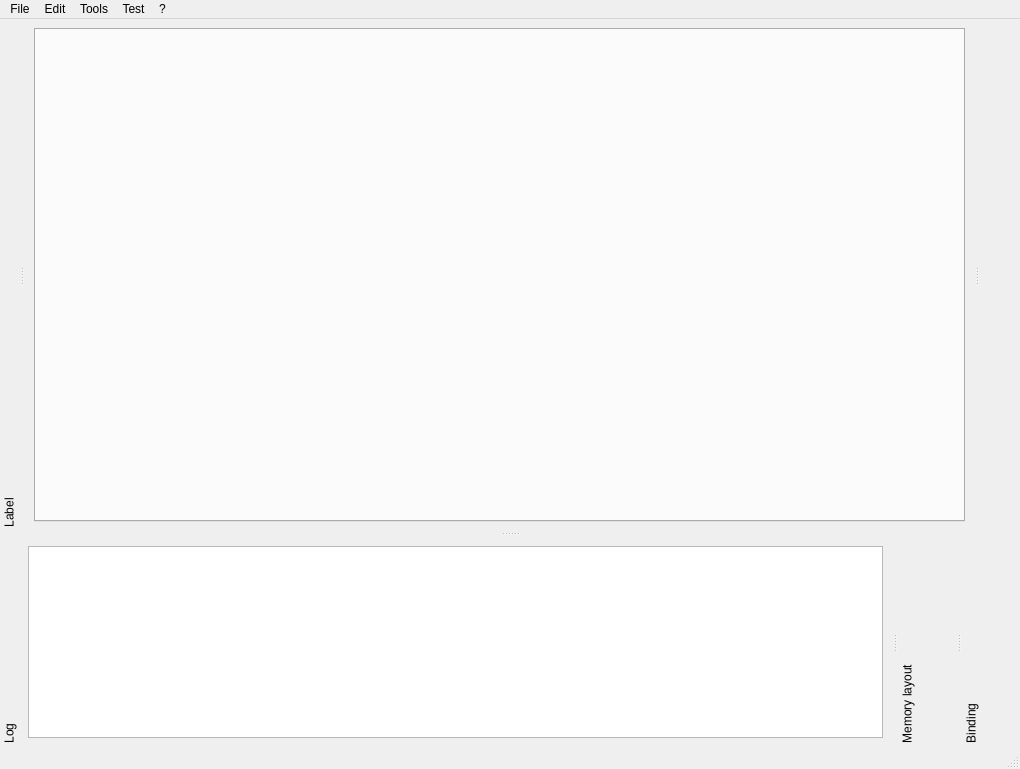
<?xml version="1.0" encoding="UTF-8"?>
<ui version="4.0">
 <class>MainWindow</class>
 <widget class="QMainWindow" name="MainWindow">
  <property name="geometry">
   <rect>
    <x>0</x>
    <y>0</y>
    <width>1020</width>
    <height>769</height>
   </rect>
  </property>
  <property name="acceptDrops">
   <bool>true</bool>
  </property>
  <property name="windowTitle">
   <string>Medusa</string>
  </property>
  <property name="windowIcon">
   <iconset resource="Resources.qrc">
    <normaloff>:/logo/medusa.png</normaloff>:/logo/medusa.png</iconset>
  </property>
  <property name="locale">
   <locale language="English" country="UnitedStates"/>
  </property>
  <property name="dockOptions">
   <set>QMainWindow::AllowNestedDocks|QMainWindow::AllowTabbedDocks|QMainWindow::AnimatedDocks|QMainWindow::ForceTabbedDocks|QMainWindow::VerticalTabs</set>
  </property>
  <widget class="QWidget" name="centralwidget">
   <layout class="QVBoxLayout" name="verticalLayout">
    <item>
     <widget class="QTabWidget" name="tabWidget">
      <property name="currentIndex">
       <number>-1</number>
      </property>
     </widget>
    </item>
   </layout>
  </widget>
  <widget class="QMenuBar" name="menubar">
   <property name="geometry">
    <rect>
     <x>0</x>
     <y>0</y>
     <width>1020</width>
     <height>22</height>
    </rect>
   </property>
   <widget class="QMenu" name="menuFile">
    <property name="title">
     <string>File</string>
    </property>
    <addaction name="actionOpen"/>
    <addaction name="actionClose"/>
    <addaction name="actionLoad"/>
    <addaction name="actionSave"/>
    <addaction name="actionQuit"/>
   </widget>
   <widget class="QMenu" name="menu">
    <property name="title">
     <string>?</string>
    </property>
    <addaction name="actionAbout"/>
   </widget>
   <widget class="QMenu" name="menuTools">
    <property name="title">
     <string>Tools</string>
    </property>
    <addaction name="actionGoto"/>
   </widget>
   <widget class="QMenu" name="menuEdit">
    <property name="title">
     <string>Edit</string>
    </property>
    <addaction name="actionSettings"/>
   </widget>
   <widget class="QMenu" name="menuTest">
    <property name="title">
     <string>Test</string>
    </property>
    <addaction name="actionSimpleAction"/>
   </widget>
   <addaction name="menuFile"/>
   <addaction name="menuEdit"/>
   <addaction name="menuTools"/>
   <addaction name="menuTest"/>
   <addaction name="menu"/>
  </widget>
  <widget class="QStatusBar" name="statusbar"/>
  <widget class="QDockWidget" name="logDock">
   <property name="features">
    <set>QDockWidget::DockWidgetMovable|QDockWidget::DockWidgetVerticalTitleBar</set>
   </property>
   <property name="allowedAreas">
    <set>Qt::BottomDockWidgetArea</set>
   </property>
   <property name="windowTitle">
    <string>Log</string>
   </property>
   <attribute name="dockWidgetArea">
    <number>8</number>
   </attribute>
   <widget class="QWidget" name="logDockWidgetContents">
    <layout class="QVBoxLayout" name="verticalLayout_3">
     <item>
      <widget class="QPlainTextEdit" name="logEdit">
       <property name="minimumSize">
        <size>
         <width>0</width>
         <height>0</height>
        </size>
       </property>
       <property name="readOnly">
        <bool>true</bool>
       </property>
      </widget>
     </item>
    </layout>
   </widget>
  </widget>
  <widget class="QDockWidget" name="labelDock">
   <property name="accessibleName">
    <string/>
   </property>
   <property name="features">
    <set>QDockWidget::DockWidgetMovable|QDockWidget::DockWidgetVerticalTitleBar</set>
   </property>
   <property name="allowedAreas">
    <set>Qt::LeftDockWidgetArea</set>
   </property>
   <property name="windowTitle">
    <string>Label</string>
   </property>
   <attribute name="dockWidgetArea">
    <number>1</number>
   </attribute>
   <widget class="QWidget" name="labelDockWidgetContents"/>
  </widget>
  <widget class="QDockWidget" name="addressDock">
   <property name="minimumSize">
    <size>
     <width>40</width>
     <height>400</height>
    </size>
   </property>
   <property name="features">
    <set>QDockWidget::NoDockWidgetFeatures</set>
   </property>
   <property name="allowedAreas">
    <set>Qt::RightDockWidgetArea</set>
   </property>
   <attribute name="dockWidgetArea">
    <number>2</number>
   </attribute>
   <widget class="QWidget" name="AddressDockContents"/>
  </widget>
  <widget class="QDockWidget" name="memAreaDock">
   <property name="features">
    <set>QDockWidget::DockWidgetMovable|QDockWidget::DockWidgetVerticalTitleBar</set>
   </property>
   <property name="windowTitle">
    <string>Memory layout</string>
   </property>
   <attribute name="dockWidgetArea">
    <number>8</number>
   </attribute>
  </widget>
  <widget class="QDockWidget" name="BindingDock">
   <property name="features">
    <set>QDockWidget::DockWidgetMovable|QDockWidget::DockWidgetVerticalTitleBar</set>
   </property>
   <property name="windowTitle">
    <string>Binding</string>
   </property>
   <attribute name="dockWidgetArea">
    <number>8</number>
   </attribute>
   <widget class="QWidget" name="BindingDockContents"/>
  </widget>
  <action name="actionOpen">
   <property name="icon">
    <iconset resource="Resources.qrc">
     <normaloff>:/icons/document-new.png</normaloff>:/icons/document-new.png</iconset>
   </property>
   <property name="text">
    <string>Open</string>
   </property>
   <property name="shortcut">
    <string>Ctrl+O</string>
   </property>
  </action>
  <action name="actionClose">
   <property name="enabled">
    <bool>false</bool>
   </property>
   <property name="icon">
    <iconset resource="Resources.qrc">
     <normaloff>:/icons/close.png</normaloff>:/icons/close.png</iconset>
   </property>
   <property name="text">
    <string>Close</string>
   </property>
   <property name="shortcut">
    <string>Ctrl+W</string>
   </property>
  </action>
  <action name="actionQuit">
   <property name="icon">
    <iconset resource="Resources.qrc">
     <normaloff>:/icons/quit.png</normaloff>:/icons/quit.png</iconset>
   </property>
   <property name="text">
    <string>Quit</string>
   </property>
   <property name="shortcut">
    <string notr="true">Ctrl+Q</string>
   </property>
  </action>
  <action name="actionAbout">
   <property name="icon">
    <iconset resource="Resources.qrc">
     <normaloff>:/icons/about.png</normaloff>:/icons/about.png</iconset>
   </property>
   <property name="text">
    <string>About</string>
   </property>
  </action>
  <action name="actionDisassembly">
   <property name="icon">
    <iconset resource="Resources.qrc">
     <normaloff>:/icons/view-disassembly.png</normaloff>:/icons/view-disassembly.png</iconset>
   </property>
   <property name="text">
    <string>Disassembly</string>
   </property>
   <property name="shortcut">
    <string>Ctrl+Shift+D</string>
   </property>
  </action>
  <action name="actionHexDump">
   <property name="text">
    <string>Hex Dump</string>
   </property>
   <property name="shortcut">
    <string>Ctrl+Shift+H</string>
   </property>
  </action>
  <action name="actionGoto">
   <property name="enabled">
    <bool>false</bool>
   </property>
   <property name="text">
    <string>Goto</string>
   </property>
   <property name="shortcut">
    <string>Ctrl+G</string>
   </property>
  </action>
  <action name="actionSettings">
   <property name="icon">
    <iconset resource="Resources.qrc">
     <normaloff>:/icons/settings.png</normaloff>:/icons/settings.png</iconset>
   </property>
   <property name="text">
    <string>Settings</string>
   </property>
  </action>
  <action name="actionJump_History">
   <property name="text">
    <string>Jump History</string>
   </property>
  </action>
  <action name="actionLog">
   <property name="icon">
    <iconset resource="Resources.qrc">
     <normaloff>:/icons/log.png</normaloff>:/icons/log.png</iconset>
   </property>
   <property name="text">
    <string>Log</string>
   </property>
  </action>
  <action name="actionData">
   <property name="text">
    <string>Data</string>
   </property>
  </action>
  <action name="actionCode">
   <property name="text">
    <string>Code</string>
   </property>
  </action>
  <action name="actionString">
   <property name="text">
    <string>String</string>
   </property>
  </action>
  <action name="actionImported">
   <property name="text">
    <string>Imported</string>
   </property>
  </action>
  <action name="actionExported">
   <property name="text">
    <string>Exported</string>
   </property>
  </action>
  <action name="actionSave">
   <property name="icon">
    <iconset resource="Resources.qrc">
     <normaloff>:/icons/document-save.png</normaloff>:/icons/document-save.png</iconset>
   </property>
   <property name="text">
    <string>Save</string>
   </property>
  </action>
  <action name="actionLoad">
   <property name="icon">
    <iconset resource="Resources.qrc">
     <normaloff>:/icons/document-load.png</normaloff>:/icons/document-load.png</iconset>
   </property>
   <property name="text">
    <string>Load</string>
   </property>
   <property name="toolTip">
    <string>Load</string>
   </property>
  </action>
  <action name="actionSimpleAction">
   <property name="text">
    <string>Simple Action 1</string>
   </property>
  </action>
 </widget>
 <resources>
  <include location="Resources.qrc"/>
 </resources>
 <connections>
  <connection>
   <sender>actionQuit</sender>
   <signal>triggered()</signal>
   <receiver>MainWindow</receiver>
   <slot>close()</slot>
   <hints>
    <hint type="sourcelabel">
     <x>-1</x>
     <y>-1</y>
    </hint>
    <hint type="destinationlabel">
     <x>399</x>
     <y>299</y>
    </hint>
   </hints>
  </connection>
  <connection>
   <sender>actionLog</sender>
   <signal>triggered(bool)</signal>
   <receiver>logDock</receiver>
   <slot>show()</slot>
   <hints>
    <hint type="sourcelabel">
     <x>-1</x>
     <y>-1</y>
    </hint>
    <hint type="destinationlabel">
     <x>44</x>
     <y>646</y>
    </hint>
   </hints>
  </connection>
 </connections>
</ui>
